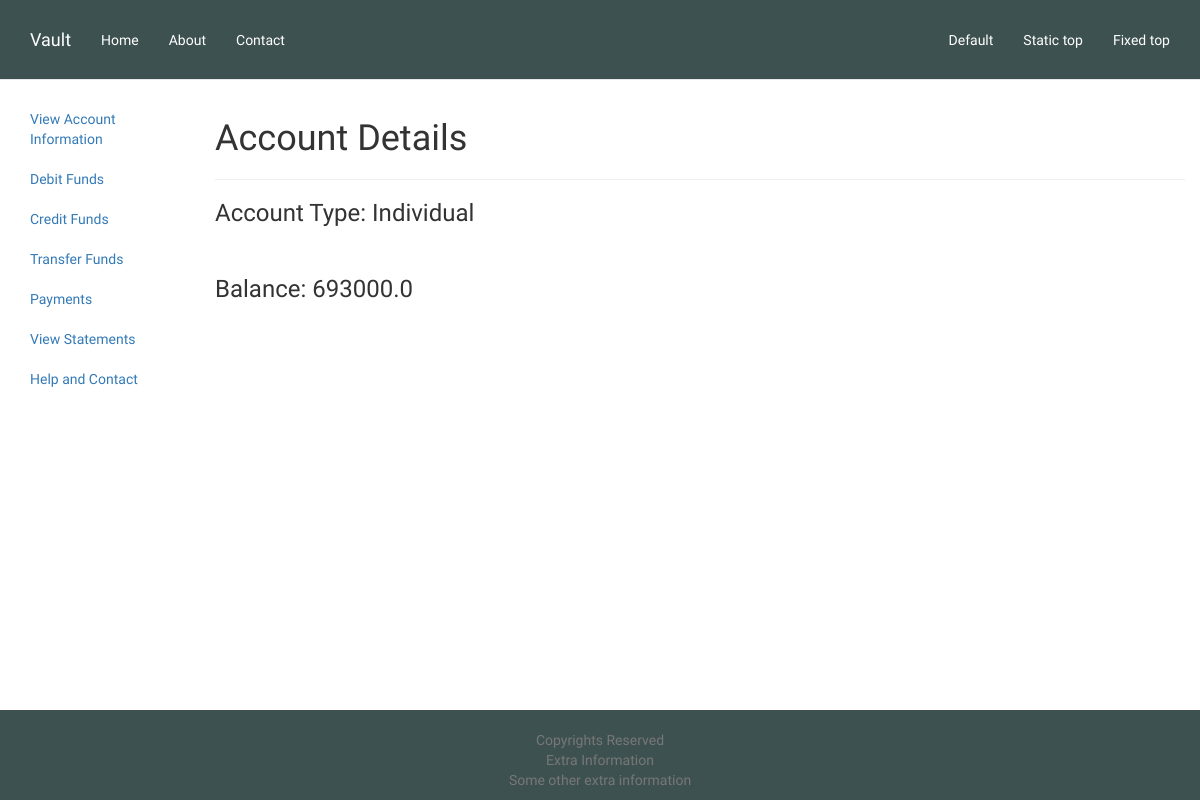
The app's page /accounts/1/ (signed in), older data.
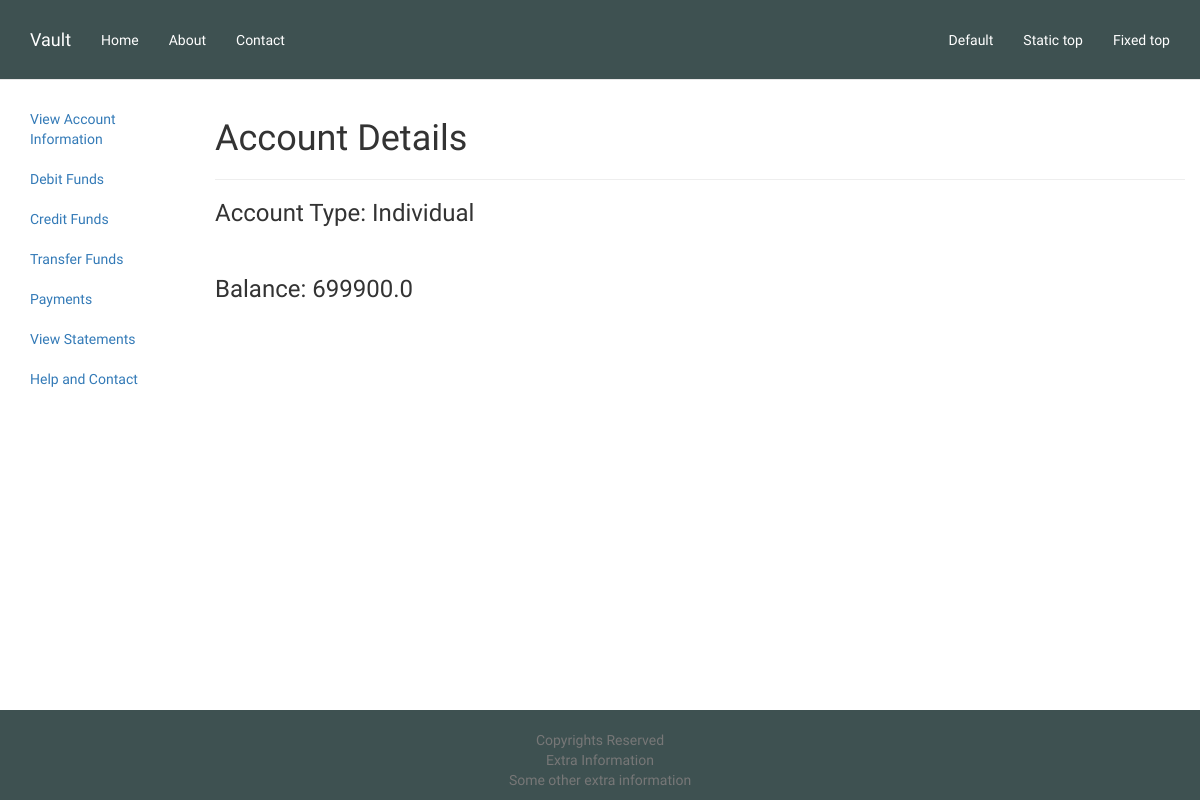
The same page, newer data.
### vault/models.py (models this page shows, shortened)
class user_account(models.Model):
	cust_user_id = models.ForeignKey(User, on_delete=models.CASCADE)
	cust_account_type = models.CharField(max_length=250,default="Individual")
	cust_balance = models.FloatField(null=False)

### vault/views.py (the view)
# urls.py: url(r'^accounts/(?P<account_no_pk>\d+)/$', views.accountInfo, name='accountInfo'),
@login_required(login_url='/login')
def accountInfo(request, account_no_pk):
	cust_user=user_account.objects.filter(pk=account_no_pk)[0]
	if request.user!=cust_user.cust_user_id:
		return login_success(request)
	context={
		'account':cust_user,
	}
	return render(request, 'vault/accountInfo.html', context)

### vault/templates/vault/accountInfo.html
{% extends 'vault/accountBase.html' %}
{% load staticfiles %}
{% block nav %}
<h1>Account Details</h1>
<hr>
<h3>Account Type: {{ account.cust_account_type }}</h3>
<br>
<h3>Balance: {{ account.cust_balance }}</h3>
{% endblock %}

### vault/templates/vault/accountBase.html (shortened to what this page needs)
{% extends 'vault/base.html' %}
{% load staticfiles %}
{% block body %}
<div class="container-fluid">
  <div class="row">
    <div class="col-sm-2">
      <ul class="nav">
        <li><a href="{% url 'vault:accountInfo' account.pk %}">View Account Information</a></li>
        <li><a href="{% url 'vault:vaultDebit' account.pk %}">Debit Funds</a></li>
        <li><a href="{% url 'vault:vaultCredit' account.pk %}">Credit Funds</a></li>
        <li><a href="{% url 'vault:transferfunds' account.pk %}">Transfer Funds</a></li>
      </ul>
      <ul class="nav">
        <li><a href="#">Payments</a></li>
        <li><a href="#">View Statements</a></li>
      </ul>
      <ul class="nav">
        <li><a href="#">Help and Contact</a></li>
      </ul>
    </div>
    <div class="col-sm-10">
    {% block nav %}
    {% endblock %}
    </div>
  </div>
</div>
{% endblock %}

### vault/templates/vault/base.html (shortened to what this page needs)
<!DOCTYPE html>
<html lang="en">
  <head>
    <link rel="stylesheet" href="https://maxcdn.bootstrapcdn.com/bootstrap/3.3.7/css/bootstrap.min.css">
    {% load staticfiles %}
    <link href="{% static 'vault/css/base.css' %}" rel="stylesheet">
  </head>
  <body>
    <nav class="navbar navbar-default navbar-static-top">
      <div class="container">
        <div class="navbar-header">
          <a class="navbar-brand" href="#">Vault</a>
        </div>
        <div id="navbar" class="navbar-collapse collapse">
          <ul class="nav navbar-nav">
            <li><a href="#">Home</a></li>
            <li><a href="#">About</a></li>
            <li><a href="#">Contact</a></li>
          </ul>
          <ul class="nav navbar-nav navbar-right">
            <li><a href="#">Default</a></li>
            <li><a href="#">Static top <span class="sr-only">(current)</span></a></li>
            <li><a href="#">Fixed top</a></li>
          </ul>
        </div>
      </div>
    </nav>
    {% block body %}
    {% endblock %}
    <footer class="footer">
    <center>
      <div class="container">
      <br>
        <p class="text-muted">Copyrights Reserved<br>
        Extra Information
        <br>
        Some other extra information</p>
      </div>
    </center>
    </footer>
  </body>
</html>

### vault/static/vault/css/base.css (style rules this page uses)
html { position: relative; min-height: 100%; }
body { font-family: 'Raleway', sans-serif; margin-bottom: 60px; }
.footer { position: absolute; bottom: 0; width: 100%; height: 90px; background-color: #3e5151; }
.navbar-static-top { margin-bottom: 19px; }
.navbar-default { height: 80px; }
.navbar-default .navbar-nav > li > a, .navbar-brand { padding-top: 0; padding-bottom: 0; line-height: 80px; color: #ffffff; }
.navbar { background-color: #3e5151; }
.navbar .navbar-brand { color: #ffffff; }
.navbar .navbar-collapse, .navbar .navbar-form { border-color: #ffffff; }

Row changes from the older to the newer data that the page shows:
changed user_account "Individual": cust_balance "693000.0" → "699900.0"
